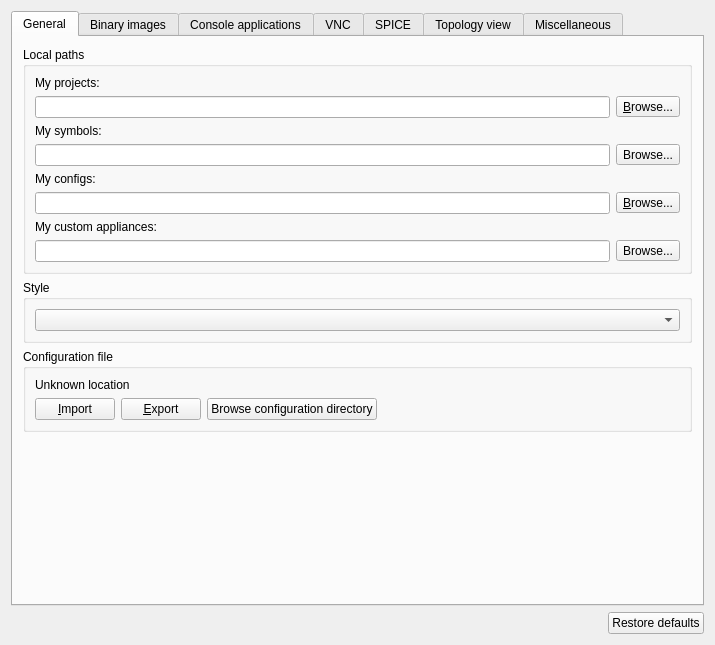
<?xml version="1.0" encoding="UTF-8"?>
<ui version="4.0">
 <class>GeneralPreferencesPageWidget</class>
 <widget class="QWidget" name="GeneralPreferencesPageWidget">
  <property name="geometry">
   <rect>
    <x>0</x>
    <y>0</y>
    <width>715</width>
    <height>645</height>
   </rect>
  </property>
  <property name="windowTitle">
   <string>General</string>
  </property>
  <property name="styleSheet">
   <string notr="true">
QWidget {
    background-color: #323232;
    color: #BAF73C;
}

QToolBar {
    border:0px;
}

QGraphicsView, QTextEdit, QPlainTextEdit, QTreeWidget, QListWidget, QLineEdit, QSpinBox, QComboBox {
    background-color: #282828;
}

QLabel, QMenu, QStatusBar {
  color: #BAF73C;
}

QMenuBar::item {
    background-color: #323232;
}

QMenu::item:selected {
    color: #f2f2f2;
    background-color: #383838;
}

QToolButton:hover {
    background-color: #383838;
}

QGroupBox {
    color: #BAF73C;
    font: bold 12px;
    padding: 15px;
    border-style: none;
}

QAbstractScrollArea::corner {
    background: #323232;
}

QScrollBar::add-page:horizontal, QScrollBar::sub-page:horizontal, QScrollBar::add-page:vertical, QScrollBar::sub-page:vertical {
  background: none;
}

QComboBox {
    selection-color: #f2f2f2;
    selection-background-color: #323232;
}

QComboBox QAbstractItemView {
    background-color: #282828;
}

QDockWidget, QMenuBar, QPushButton, QToolButton, QTabWidget, QHeaderView::section {
    color: #BAF73C;
    font: bold 11px;
}

QTabBar {
    color: #BAF73C;
}

QRadioButton, QCheckBox {
  color: #BAF73C;
}

QRadioButton::disabled, QCheckBox::disabled {
  color: gray;
}
// bg-color=#282828
// fg-color=#BAF73C
// tool-bar=#323232
// selection-bg=#383838 
// selection-fg=#f2f2f2
 </string>
  </property>
  <layout class="QVBoxLayout" name="verticalLayout">
   <item>
    <widget class="QTabWidget" name="uiMiscTabWidget">
     <property name="sizePolicy">
      <sizepolicy hsizetype="MinimumExpanding" vsizetype="MinimumExpanding">
       <horstretch>0</horstretch>
       <verstretch>0</verstretch>
      </sizepolicy>
     </property>
     <property name="styleSheet">
      <string notr="true">
QWidget {
    background-color: #323232;
    color: #BAF73C;
}

QToolBar {
    border:0px;
}

QGraphicsView, QTextEdit, QPlainTextEdit, QTreeWidget, QListWidget, QLineEdit, QSpinBox, QComboBox {
    background-color: #282828;
}

QLabel, QMenu, QStatusBar {
  color: #BAF73C;
}

QMenuBar::item {
    background-color: #323232;
}

QMenu::item:selected {
    color: #f2f2f2;
    background-color: #383838;
}

QToolButton:hover {
    background-color: #383838;
}

QGroupBox {
    color: #BAF73C;
    font: bold 12px;
    padding: 15px;
    border-style: none;
}

QAbstractScrollArea::corner {
    background: #323232;
}

QScrollBar::add-page:horizontal, QScrollBar::sub-page:horizontal, QScrollBar::add-page:vertical, QScrollBar::sub-page:vertical {
  background: none;
}

QComboBox {
    selection-color: #f2f2f2;
    selection-background-color: #323232;
}

QComboBox QAbstractItemView {
    background-color: #282828;
}

QDockWidget, QMenuBar, QPushButton, QToolButton, QTabWidget, QHeaderView::section {
    color: #BAF73C;
    font: bold 11px;
}

QTabBar {
    color: #BAF73C;
}

QRadioButton, QCheckBox {
  color: #BAF73C;
}

QRadioButton::disabled, QCheckBox::disabled {
  color: gray;
}
// bg-color=#282828
// fg-color=#BAF73C
// tool-bar=#323232
// selection-bg=#383838 
// selection-fg=#f2f2f2
 </string>
     </property>
     <property name="currentIndex">
      <number>0</number>
     </property>
     <widget class="QWidget" name="uiGeneralTab">
      <attribute name="title">
       <string>General</string>
      </attribute>
      <layout class="QVBoxLayout" name="verticalLayout_4">
       <property name="leftMargin">
        <number>10</number>
       </property>
       <property name="topMargin">
        <number>10</number>
       </property>
       <property name="rightMargin">
        <number>10</number>
       </property>
       <property name="bottomMargin">
        <number>10</number>
       </property>
       <item>
        <widget class="QGroupBox" name="uiLocalPathsGroupBox">
         <property name="title">
          <string>Local paths</string>
         </property>
         <layout class="QVBoxLayout" name="verticalLayout_5">
          <item>
           <widget class="QLabel" name="uiProjectsPathLabel">
            <property name="text">
             <string>My projects:</string>
            </property>
           </widget>
          </item>
          <item>
           <layout class="QHBoxLayout" name="horizontalLayout_2">
            <item>
             <widget class="QLineEdit" name="uiProjectsPathLineEdit">
              <property name="sizePolicy">
               <sizepolicy hsizetype="MinimumExpanding" vsizetype="Fixed">
                <horstretch>0</horstretch>
                <verstretch>0</verstretch>
               </sizepolicy>
              </property>
              <property name="toolTip">
               <string>Directory where your GNS3 projects are stored</string>
              </property>
             </widget>
            </item>
            <item>
             <widget class="QToolButton" name="uiProjectsPathToolButton">
              <property name="text">
               <string>&amp;Browse...</string>
              </property>
              <property name="toolButtonStyle">
               <enum>Qt::ToolButtonTextOnly</enum>
              </property>
             </widget>
            </item>
           </layout>
          </item>
          <item>
           <widget class="QLabel" name="label">
            <property name="text">
             <string>My symbols:</string>
            </property>
           </widget>
          </item>
          <item>
           <layout class="QHBoxLayout" name="horizontalLayout_3">
            <item>
             <widget class="QLineEdit" name="uiSymbolsPathLineEdit"/>
            </item>
            <item>
             <widget class="QToolButton" name="uiSymbolsPathToolButton">
              <property name="text">
               <string>Browse...</string>
              </property>
             </widget>
            </item>
           </layout>
          </item>
          <item>
           <widget class="QLabel" name="uiConfigsPathLabel">
            <property name="text">
             <string>My configs:</string>
            </property>
           </widget>
          </item>
          <item>
           <layout class="QHBoxLayout" name="horizontalLayout_7">
            <item>
             <widget class="QLineEdit" name="uiConfigsPathLineEdit">
              <property name="sizePolicy">
               <sizepolicy hsizetype="MinimumExpanding" vsizetype="Fixed">
                <horstretch>0</horstretch>
                <verstretch>0</verstretch>
               </sizepolicy>
              </property>
              <property name="toolTip">
               <string>Directory where your binary images (e.g. IOS) are stored</string>
              </property>
             </widget>
            </item>
            <item>
             <widget class="QToolButton" name="uiConfigsPathToolButton">
              <property name="text">
               <string>&amp;Browse...</string>
              </property>
              <property name="toolButtonStyle">
               <enum>Qt::ToolButtonTextOnly</enum>
              </property>
             </widget>
            </item>
           </layout>
          </item>
          <item>
           <widget class="QLabel" name="label_3">
            <property name="text">
             <string>My custom appliances:</string>
            </property>
           </widget>
          </item>
          <item>
           <layout class="QHBoxLayout" name="horizontalLayout_12">
            <item>
             <widget class="QLineEdit" name="uiAppliancesPathLineEdit"/>
            </item>
            <item>
             <widget class="QToolButton" name="uiAppliancesPathToolButton">
              <property name="text">
               <string>Browse...</string>
              </property>
             </widget>
            </item>
           </layout>
          </item>
         </layout>
        </widget>
       </item>
       <item>
        <widget class="QGroupBox" name="uiStyleGroupBox">
         <property name="title">
          <string>Style</string>
         </property>
         <layout class="QHBoxLayout" name="horizontalLayout_11">
          <item>
           <widget class="QComboBox" name="uiStyleComboBox"/>
          </item>
         </layout>
        </widget>
       </item>
       <item>
        <widget class="QGroupBox" name="uiConfigurationFileGroupBox">
         <property name="title">
          <string>Configuration file</string>
         </property>
         <layout class="QGridLayout" name="gridLayout">
          <item row="1" column="0">
           <layout class="QHBoxLayout" name="horizontalLayout">
            <item>
             <widget class="QPushButton" name="uiImportConfigurationFilePushButton">
              <property name="text">
               <string>&amp;Import</string>
              </property>
             </widget>
            </item>
            <item>
             <widget class="QPushButton" name="uiExportConfigurationFilePushButton">
              <property name="text">
               <string>&amp;Export</string>
              </property>
             </widget>
            </item>
            <item>
             <widget class="QPushButton" name="uiBrowseConfigurationPushButton">
              <property name="text">
               <string>Browse configuration directory</string>
              </property>
             </widget>
            </item>
            <item>
             <spacer name="horizontalSpacer">
              <property name="orientation">
               <enum>Qt::Horizontal</enum>
              </property>
              <property name="sizeHint" stdset="0">
               <size>
                <width>40</width>
                <height>20</height>
               </size>
              </property>
             </spacer>
            </item>
           </layout>
          </item>
          <item row="0" column="0">
           <widget class="QLabel" name="uiConfigurationFileLabel">
            <property name="text">
             <string>Unknown location</string>
            </property>
           </widget>
          </item>
         </layout>
        </widget>
       </item>
       <item>
        <spacer name="verticalSpacer_5">
         <property name="orientation">
          <enum>Qt::Vertical</enum>
         </property>
         <property name="sizeHint" stdset="0">
          <size>
           <width>20</width>
           <height>5</height>
          </size>
         </property>
        </spacer>
       </item>
      </layout>
     </widget>
     <widget class="QWidget" name="uiImagesTab">
      <attribute name="title">
       <string>Binary images</string>
      </attribute>
      <layout class="QVBoxLayout" name="verticalLayout_7">
       <property name="leftMargin">
        <number>10</number>
       </property>
       <property name="topMargin">
        <number>10</number>
       </property>
       <property name="rightMargin">
        <number>10</number>
       </property>
       <property name="bottomMargin">
        <number>10</number>
       </property>
       <item>
        <widget class="QGroupBox" name="uiLocalBinaryImagePathsGroupBox">
         <property name="title">
          <string>Local paths</string>
         </property>
         <layout class="QVBoxLayout" name="verticalLayout_10">
          <item>
           <widget class="QLabel" name="uiImagesPathLabel">
            <property name="text">
             <string>My binary images:</string>
            </property>
           </widget>
          </item>
          <item>
           <layout class="QHBoxLayout" name="horizontalLayout_4">
            <item>
             <widget class="QLineEdit" name="uiImagesPathLineEdit">
              <property name="sizePolicy">
               <sizepolicy hsizetype="MinimumExpanding" vsizetype="Fixed">
                <horstretch>0</horstretch>
                <verstretch>0</verstretch>
               </sizepolicy>
              </property>
              <property name="toolTip">
               <string>Directory where your binary images (e.g. IOS) are stored</string>
              </property>
             </widget>
            </item>
            <item>
             <widget class="QToolButton" name="uiImagesPathToolButton">
              <property name="text">
               <string>&amp;Browse...</string>
              </property>
              <property name="toolButtonStyle">
               <enum>Qt::ToolButtonTextOnly</enum>
              </property>
             </widget>
            </item>
           </layout>
          </item>
          <item>
           <widget class="QLabel" name="uiImageDirectoriesLabel">
            <property name="text">
             <string>Additional search locations for binary images:</string>
            </property>
           </widget>
          </item>
          <item>
           <widget class="QListWidget" name="uiImageDirectoriesListWidget">
            <property name="lineWidth">
             <number>0</number>
            </property>
            <property name="editTriggers">
             <set>QAbstractItemView::NoEditTriggers</set>
            </property>
            <property name="alternatingRowColors">
             <bool>false</bool>
            </property>
            <property name="selectionMode">
             <enum>QAbstractItemView::SingleSelection</enum>
            </property>
            <property name="selectionBehavior">
             <enum>QAbstractItemView::SelectItems</enum>
            </property>
            <property name="isWrapping" stdset="0">
             <bool>false</bool>
            </property>
            <property name="resizeMode">
             <enum>QListView::Adjust</enum>
            </property>
            <property name="layoutMode">
             <enum>QListView::Batched</enum>
            </property>
            <property name="gridSize">
             <size>
              <width>0</width>
              <height>18</height>
             </size>
            </property>
            <property name="viewMode">
             <enum>QListView::ListMode</enum>
            </property>
            <property name="uniformItemSizes">
             <bool>false</bool>
            </property>
            <property name="selectionRectVisible">
             <bool>true</bool>
            </property>
           </widget>
          </item>
          <item>
           <layout class="QHBoxLayout" name="horizontalLayout_13">
            <item>
             <widget class="QPushButton" name="uiImageDirectoriesAddPushButton">
              <property name="text">
               <string>Add</string>
              </property>
             </widget>
            </item>
            <item>
             <widget class="QPushButton" name="uiImageDirectoriesDeletePushButton">
              <property name="text">
               <string>Delete</string>
              </property>
             </widget>
            </item>
            <item>
             <spacer name="horizontalSpacer_4">
              <property name="orientation">
               <enum>Qt::Horizontal</enum>
              </property>
              <property name="sizeHint" stdset="0">
               <size>
                <width>40</width>
                <height>20</height>
               </size>
              </property>
             </spacer>
            </item>
           </layout>
          </item>
         </layout>
        </widget>
       </item>
      </layout>
     </widget>
     <widget class="QWidget" name="uiConsoleTab">
      <attribute name="title">
       <string>Console applications</string>
      </attribute>
      <layout class="QVBoxLayout" name="verticalLayout_3">
       <property name="leftMargin">
        <number>10</number>
       </property>
       <property name="topMargin">
        <number>10</number>
       </property>
       <property name="rightMargin">
        <number>10</number>
       </property>
       <property name="bottomMargin">
        <number>10</number>
       </property>
       <item>
        <widget class="QGroupBox" name="uiTelnetConsoleSettingsGroupBox">
         <property name="title">
          <string>Console settings</string>
         </property>
         <layout class="QVBoxLayout" name="verticalLayout_9">
          <item>
           <widget class="QLabel" name="uiTelnetConsoleCommandLabel">
            <property name="text">
             <string>Console application command for Telnet:</string>
            </property>
           </widget>
          </item>
          <item>
           <layout class="QHBoxLayout" name="horizontalLayout_9">
            <item>
             <widget class="QLineEdit" name="uiTelnetConsoleCommandLineEdit">
              <property name="sizePolicy">
               <sizepolicy hsizetype="MinimumExpanding" vsizetype="Fixed">
                <horstretch>0</horstretch>
                <verstretch>0</verstretch>
               </sizepolicy>
              </property>
              <property name="toolTip">
               <string>&lt;html&gt;&lt;head/&gt;&lt;body&gt;&lt;p&gt;Command line replacements:&lt;/p&gt;&lt;p&gt;%h = device server &lt;/p&gt;&lt;p&gt;%p = device port&lt;/p&gt;&lt;p&gt;%d = device hostname&lt;/p&gt;&lt;/body&gt;&lt;/html&gt;</string>
              </property>
              <property name="readOnly">
               <bool>true</bool>
              </property>
             </widget>
            </item>
            <item>
             <widget class="QPushButton" name="uiTelnetConsolePreconfiguredCommandPushButton">
              <property name="sizePolicy">
               <sizepolicy hsizetype="Maximum" vsizetype="Fixed">
                <horstretch>0</horstretch>
                <verstretch>0</verstretch>
               </sizepolicy>
              </property>
              <property name="text">
               <string>&amp;Edit</string>
              </property>
             </widget>
            </item>
           </layout>
          </item>
         </layout>
        </widget>
       </item>
       <item>
        <widget class="QGroupBox" name="uiConsoleMiscGroupBox">
         <property name="title">
          <string>Miscellaneous</string>
         </property>
         <layout class="QGridLayout" name="gridLayout_7">
          <item row="0" column="0">
           <widget class="QLabel" name="uiSlowConsoleAllLabel">
            <property name="text">
             <string>Delay between each console launch when consoling to all devices:</string>
            </property>
           </widget>
          </item>
          <item row="1" column="0">
           <widget class="QSpinBox" name="uiDelayConsoleAllSpinBox">
            <property name="suffix">
             <string> ms</string>
            </property>
            <property name="maximum">
             <number>10000</number>
            </property>
            <property name="value">
             <number>500</number>
            </property>
           </widget>
          </item>
         </layout>
        </widget>
       </item>
       <item>
        <spacer name="verticalSpacer_4">
         <property name="orientation">
          <enum>Qt::Vertical</enum>
         </property>
         <property name="sizeHint" stdset="0">
          <size>
           <width>20</width>
           <height>5</height>
          </size>
         </property>
        </spacer>
       </item>
      </layout>
     </widget>
     <widget class="QWidget" name="uiVNCTab">
      <attribute name="title">
       <string>VNC</string>
      </attribute>
      <layout class="QVBoxLayout" name="verticalLayout_6">
       <property name="leftMargin">
        <number>10</number>
       </property>
       <property name="topMargin">
        <number>10</number>
       </property>
       <property name="rightMargin">
        <number>10</number>
       </property>
       <property name="bottomMargin">
        <number>10</number>
       </property>
       <item>
        <widget class="QGroupBox" name="uiVNCConsoleSettingsGroupBox">
         <property name="title">
          <string>Settings for VNC connections</string>
         </property>
         <layout class="QVBoxLayout" name="verticalLayout_8">
          <item>
           <widget class="QLabel" name="uiVNCConsoleCommandLabel">
            <property name="text">
             <string>Console application command for VNC:</string>
            </property>
           </widget>
          </item>
          <item>
           <layout class="QHBoxLayout" name="horizontalLayout_8">
            <item>
             <widget class="QLineEdit" name="uiVNCConsoleCommandLineEdit">
              <property name="sizePolicy">
               <sizepolicy hsizetype="MinimumExpanding" vsizetype="Fixed">
                <horstretch>0</horstretch>
                <verstretch>0</verstretch>
               </sizepolicy>
              </property>
              <property name="toolTip">
               <string>&lt;html&gt;&lt;head/&gt;&lt;body&gt;&lt;p&gt;Command line replacements:&lt;/p&gt;&lt;p&gt;%h = device server &lt;/p&gt;&lt;p&gt;%p = device port&lt;/p&gt;&lt;p&gt;%d = device hostname&lt;/p&gt;&lt;/body&gt;&lt;/html&gt;</string>
              </property>
              <property name="readOnly">
               <bool>true</bool>
              </property>
             </widget>
            </item>
            <item>
             <widget class="QPushButton" name="uiVNCConsolePreconfiguredCommandPushButton">
              <property name="sizePolicy">
               <sizepolicy hsizetype="Maximum" vsizetype="Fixed">
                <horstretch>0</horstretch>
                <verstretch>0</verstretch>
               </sizepolicy>
              </property>
              <property name="text">
               <string>&amp;Edit</string>
              </property>
             </widget>
            </item>
           </layout>
          </item>
          <item>
           <spacer name="verticalSpacer_3">
            <property name="orientation">
             <enum>Qt::Vertical</enum>
            </property>
            <property name="sizeHint" stdset="0">
             <size>
              <width>20</width>
              <height>5</height>
             </size>
            </property>
           </spacer>
          </item>
         </layout>
        </widget>
       </item>
      </layout>
     </widget>
     <widget class="QWidget" name="uiSPICETab">
      <attribute name="title">
       <string>SPICE</string>
      </attribute>
      <widget class="QGroupBox" name="uiSPICEConsoleSettingsGroupBox">
       <property name="geometry">
        <rect>
         <x>10</x>
         <y>10</y>
         <width>673</width>
         <height>538</height>
        </rect>
       </property>
       <property name="title">
        <string>Settings for SPICE connections</string>
       </property>
       <layout class="QVBoxLayout" name="verticalLayout_11">
        <item>
         <widget class="QLabel" name="uiSPICEConsoleCommandLabel">
          <property name="text">
           <string>Console application command for SPICE:</string>
          </property>
         </widget>
        </item>
        <item>
         <layout class="QHBoxLayout" name="horizontalLayout_10">
          <item>
           <widget class="QLineEdit" name="uiSPICEConsoleCommandLineEdit">
            <property name="sizePolicy">
             <sizepolicy hsizetype="MinimumExpanding" vsizetype="Fixed">
              <horstretch>0</horstretch>
              <verstretch>0</verstretch>
             </sizepolicy>
            </property>
            <property name="toolTip">
             <string>&lt;html&gt;&lt;head/&gt;&lt;body&gt;&lt;p&gt;Command line replacements:&lt;/p&gt;&lt;p&gt;%h = device server &lt;/p&gt;&lt;p&gt;%p = device port&lt;/p&gt;&lt;p&gt;%d = device hostname&lt;/p&gt;&lt;/body&gt;&lt;/html&gt;</string>
            </property>
            <property name="readOnly">
             <bool>true</bool>
            </property>
           </widget>
          </item>
          <item>
           <widget class="QPushButton" name="uiSPICEConsolePreconfiguredCommandPushButton">
            <property name="sizePolicy">
             <sizepolicy hsizetype="Maximum" vsizetype="Fixed">
              <horstretch>0</horstretch>
              <verstretch>0</verstretch>
             </sizepolicy>
            </property>
            <property name="text">
             <string>&amp;Edit</string>
            </property>
           </widget>
          </item>
         </layout>
        </item>
        <item>
         <spacer name="verticalSpacer_6">
          <property name="orientation">
           <enum>Qt::Vertical</enum>
          </property>
          <property name="sizeHint" stdset="0">
           <size>
            <width>20</width>
            <height>5</height>
           </size>
          </property>
         </spacer>
        </item>
       </layout>
      </widget>
     </widget>
     <widget class="QWidget" name="uiSceneTab">
      <attribute name="title">
       <string>Topology view</string>
      </attribute>
      <layout class="QGridLayout" name="gridLayout_8">
       <property name="leftMargin">
        <number>10</number>
       </property>
       <property name="topMargin">
        <number>10</number>
       </property>
       <property name="rightMargin">
        <number>10</number>
       </property>
       <property name="bottomMargin">
        <number>10</number>
       </property>
       <item row="9" column="0" colspan="2">
        <layout class="QHBoxLayout" name="horizontalLayout_5">
         <item>
          <widget class="QPushButton" name="uiDefaultLabelFontPushButton">
           <property name="text">
            <string>&amp;Select default font</string>
           </property>
          </widget>
         </item>
         <item>
          <widget class="QPushButton" name="uiDefaultLabelColorPushButton">
           <property name="text">
            <string>&amp;Select default color</string>
           </property>
          </widget>
         </item>
         <item>
          <spacer name="horizontalSpacer_3">
           <property name="orientation">
            <enum>Qt::Horizontal</enum>
           </property>
           <property name="sizeHint" stdset="0">
            <size>
             <width>40</width>
             <height>20</height>
            </size>
           </property>
          </spacer>
         </item>
        </layout>
       </item>
       <item row="0" column="0">
        <widget class="QLabel" name="uiSceneWidthLabel">
         <property name="text">
          <string>Default width:</string>
         </property>
        </widget>
       </item>
       <item row="2" column="0">
        <widget class="QLabel" name="uiSceneHeightLabel">
         <property name="text">
          <string>Default height:</string>
         </property>
        </widget>
       </item>
       <item row="5" column="0" colspan="2">
        <widget class="QCheckBox" name="uiRectangleSelectedItemCheckBox">
         <property name="text">
          <string>Draw a rectangle when an item is selected</string>
         </property>
         <property name="checked">
          <bool>true</bool>
         </property>
        </widget>
       </item>
       <item row="6" column="0">
        <widget class="QCheckBox" name="uiDrawLinkStatusPointsCheckBox">
         <property name="text">
          <string>Draw link status points</string>
         </property>
         <property name="checked">
          <bool>true</bool>
         </property>
        </widget>
       </item>
       <item row="7" column="0">
        <widget class="QLabel" name="uiLabelPreviewLabel">
         <property name="text">
          <string>Default label style:</string>
         </property>
        </widget>
       </item>
       <item row="8" column="0" colspan="2">
        <widget class="QPlainTextEdit" name="uiDefaultLabelStylePlainTextEdit">
         <property name="sizePolicy">
          <sizepolicy hsizetype="MinimumExpanding" vsizetype="Expanding">
           <horstretch>0</horstretch>
           <verstretch>0</verstretch>
          </sizepolicy>
         </property>
         <property name="maximumSize">
          <size>
           <width>16777215</width>
           <height>50</height>
          </size>
         </property>
         <property name="readOnly">
          <bool>true</bool>
         </property>
         <property name="plainText">
          <string>AaBbYyZz</string>
         </property>
        </widget>
       </item>
       <item row="3" column="0" colspan="2">
        <widget class="QSpinBox" name="uiSceneHeightSpinBox">
         <property name="suffix">
          <string> pixels</string>
         </property>
         <property name="minimum">
          <number>500</number>
         </property>
         <property name="maximum">
          <number>1000000</number>
         </property>
         <property name="singleStep">
          <number>100</number>
         </property>
         <property name="value">
          <number>1000</number>
         </property>
        </widget>
       </item>
       <item row="1" column="0" colspan="2">
        <widget class="QSpinBox" name="uiSceneWidthSpinBox">
         <property name="suffix">
          <string> pixels</string>
         </property>
         <property name="minimum">
          <number>500</number>
         </property>
         <property name="maximum">
          <number>1000000</number>
         </property>
         <property name="singleStep">
          <number>100</number>
         </property>
         <property name="value">
          <number>2000</number>
         </property>
        </widget>
       </item>
       <item row="10" column="0">
        <spacer name="verticalSpacer_2">
         <property name="orientation">
          <enum>Qt::Vertical</enum>
         </property>
         <property name="sizeHint" stdset="0">
          <size>
           <width>20</width>
           <height>5</height>
          </size>
         </property>
        </spacer>
       </item>
       <item row="4" column="0">
        <widget class="QLabel" name="label_2">
         <property name="text">
          <string>If you want to change the size of the current project. Via the project menu you can edit it.</string>
         </property>
        </widget>
       </item>
      </layout>
     </widget>
     <widget class="QWidget" name="uiMiscTab">
      <attribute name="title">
       <string>Miscellaneous</string>
      </attribute>
      <layout class="QVBoxLayout" name="verticalLayout_2">
       <property name="leftMargin">
        <number>10</number>
       </property>
       <property name="topMargin">
        <number>10</number>
       </property>
       <property name="rightMargin">
        <number>10</number>
       </property>
       <property name="bottomMargin">
        <number>10</number>
       </property>
       <item>
        <widget class="QCheckBox" name="uiCheckForUpdateCheckBox">
         <property name="text">
          <string>Automatically check for update</string>
         </property>
         <property name="checked">
          <bool>true</bool>
         </property>
        </widget>
       </item>
       <item>
        <widget class="QCheckBox" name="uiCrashReportCheckBox">
         <property name="text">
          <string>Send anonymous crash reports</string>
         </property>
         <property name="checked">
          <bool>true</bool>
         </property>
        </widget>
       </item>
       <item>
        <widget class="QCheckBox" name="uiStatsCheckBox">
         <property name="text">
          <string>Send anonymous usage statistics</string>
         </property>
         <property name="checked">
          <bool>true</bool>
         </property>
        </widget>
       </item>
       <item>
        <widget class="QCheckBox" name="uiOverlayNotificationsCheckBox">
         <property name="text">
          <string>Display error, warning and info in a overlay popup</string>
         </property>
        </widget>
       </item>
       <item>
        <widget class="QCheckBox" name="uiExperimentalFeaturesCheckBox">
         <property name="text">
          <string>Enable experimental features (dangerous, restart required)</string>
         </property>
        </widget>
       </item>
       <item>
        <widget class="QCheckBox" name="uiHdpiCheckBox">
         <property name="text">
          <string>Enable HDPI mode (this may crash the application on Linux, restart required)</string>
         </property>
        </widget>
       </item>
       <item>
        <widget class="QCheckBox" name="uiMultiProfilesCheckBox">
         <property name="text">
          <string>Request for profile settings at application startup  (work profile / home profile)</string>
         </property>
        </widget>
       </item>
       <item>
        <spacer name="verticalSpacer">
         <property name="orientation">
          <enum>Qt::Vertical</enum>
         </property>
         <property name="sizeHint" stdset="0">
          <size>
           <width>20</width>
           <height>5</height>
          </size>
         </property>
        </spacer>
       </item>
      </layout>
     </widget>
    </widget>
   </item>
   <item>
    <layout class="QHBoxLayout" name="horizontalLayout_6">
     <item>
      <spacer name="horizontalSpacer_2">
       <property name="orientation">
        <enum>Qt::Horizontal</enum>
       </property>
       <property name="sizeHint" stdset="0">
        <size>
         <width>324</width>
         <height>20</height>
        </size>
       </property>
      </spacer>
     </item>
     <item>
      <widget class="QPushButton" name="uiRestoreDefaultsPushButton">
       <property name="text">
        <string>Restore defaults</string>
       </property>
      </widget>
     </item>
    </layout>
   </item>
  </layout>
 </widget>
 <resources/>
 <connections/>
</ui>
